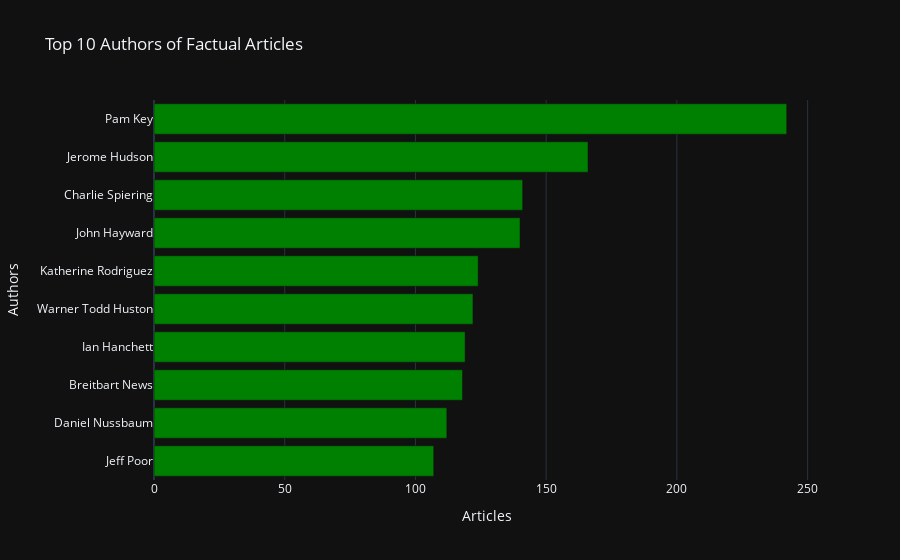

The notebook cell this image was saved under:
### Code cell
fig = px.bar(
    real_author[-10:], 
    y = 'Authors', 
    x = 'Articles', 
    orientation = 'h', 
    title = 'Top 10 Authors of Factual Articles',
    color_discrete_sequence = ['green']
)

fig.update_layout(
    template = template
)

fig.show()

### Figure 1 — Plotly figure (JSON) as saved in the notebook; plotly's stock layout.template omitted (floating-point values rounded to 4 significant figures)
{"data": [{"alignmentgroup": "True", "hovertemplate": "Articles=%{x}<br>Authors=%{y}<extra></extra>", "legendgroup": "", "marker": {"color": "green"}, "name": "", "offsetgroup": "", "orientation": "h", "showlegend": false, "textposition": "auto", "type": "bar", "x": [107, 112, 118, 119, 122, 124, 140, 141, 166, 242], "xaxis": "x", "y": ["Jeff Poor", "Daniel Nussbaum", "Breitbart News", "Ian Hanchett", "Warner Todd Huston", "Katherine Rodriguez", "John Hayward", "Charlie Spiering", "Jerome Hudson", "Pam Key"], "yaxis": "y"}], "layout": {"barmode": "relative", "legend": {"tracegroupgap": 0}, "title": {"text": "Top 10 Authors of Factual Articles"}, "xaxis": {"anchor": "y", "domain": [0, 1], "title": {"text": "Articles"}}, "yaxis": {"anchor": "x", "domain": [0, 1], "title": {"text": "Authors"}}}}
